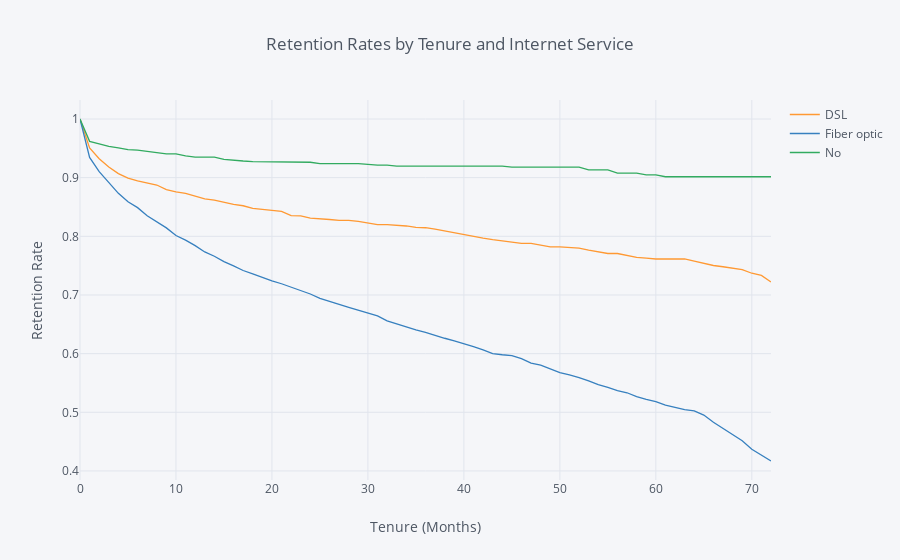

The code cell stored with this chart in its notebook:
### Code cell
rates = survival(data, 'InternetService', 'tenure', 'ChurnBinary')

rates.iplot(kind='line', xTitle='Tenure (Months)', yTitle='Retention Rate',
            title='Retention Rates by Tenure and Internet Service')
